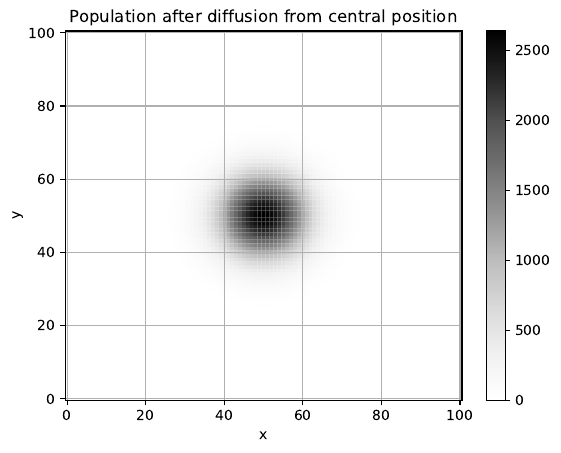

Write the Python code that produced this figure.
######################################################
# Example simulation with
# - diffusion of a single species
# - the species does not breed, evolve or die
#
######################################################
# Import libraries
import os
import sys
import math

# so we can find our ../code no matter how we are called
findbin = os.path.dirname(os.path.realpath(sys.argv[0]))
sys.path.append(findbin + "/../code")

from grid import Grid
from cellDynamics import CellDynamicsLogistic1_1
from spatialDynamics import SpatialDynamics
from populationsAndParameters import PopulationsAndParameters

######################################################
# Setup the 1km x 1km grid with 101 x 101 spatial locations
# The center of this grid is at (x, y) = (50km, 50km)
# The units (km) are arbitrary at this stage, but
# later, the diffusion coefficient must be defined in the
# same units
g1 = Grid(0, 0, 1.0, 101, 101)

######################################################
# define the lifecycle dynamics to be governed by the
# logistic equation.  Since the the species is not
# allowed to breed, evolve or die, this is largely
# irrelevant.  Logistic1_1 is just the simplest
# type of lifecycle that can be made into a "dummy"
# that does not breed, evolve or die.
cell = CellDynamicsLogistic1_1()

######################################################
# Using CellDynamicsLogistic1_1() means that at each
# spatial location there is:
# - 1 population
# - 1 parameter, which is the carrying capacity
# Define the populations and parameters over the grid:
all_pops = PopulationsAndParameters(g1, cell)
# Introduce 1E6 individuals at the center.
# The carrying capacity is set at 1000, but this
# is irrelevant because no lifecycle evolution is
# used in this example
all_pops.setPopulationAndParametersFromXY(50, 50, [1E6, 1000])

######################################################
# put these populations into the spatial structure
spatial = SpatialDynamics(g1, all_pops)

######################################################
# Evolve in time
dt = 0.5 # time step size, with units of days
t = 0
for i in range(201):
   # note the following is commented, so there is no lifecycle evolution
   # spatial.evolveCells(dt)
   # Use the diffusion coefficient 0.3 km^2/day
   # The units are the same as the Grid and dt
   spatial.diffuse(dt, 0.3)
   t += dt

######################################################
# Output useful information
spatial.outputCSV("diffusion_100days.csv", 0, "0", "")
spatial.outputCSVsubset(0, 50, 101, 51, "diffusion_100days_line.csv", 0, "0", "")

######################################################
# Contour and line plots
import numpy as np
import matplotlib.pyplot as plt

xvals, yvals = np.meshgrid(np.linspace(0, 100, 101), np.linspace(0, 100, 101))
data = []
with open("diffusion_100days.csv", "r") as f:
   f.readline()
   f.readline()
   for y in range(101):
      data.append(list(map(float, f.readline().strip().split(","))))
dmin = min([min(d) for d in data])
dmax = max([max(d) for d in data])
fig, ax = plt.subplots()
c = ax.pcolormesh(xvals, yvals, data, cmap = 'Greys', vmin = dmin, vmax = dmax, shading = 'auto')
fig.colorbar(c, ax = ax)
plt.grid()
plt.xlabel("x")
plt.ylabel("y")
plt.title("Population after diffusion from central position")
plt.savefig("diffusion.pdf", bbox_inches = 'tight')
plt.show()
plt.close()

with open("diffusion_100days_line.csv", "r") as f:
   f.readline()
   f.readline()
   data = list(map(float, f.readline().strip().split(",")))

plt.figure()
xvals = np.linspace(0, 100, 101)
plt.plot(xvals, data, linewidth = 3, label = "Mozzie")
plt.plot(xvals, 1E6 * np.exp(-np.power(xvals - 50, 2) / 4 / 0.3 / 100) / 4 / np.pi / 0.3 / 100, 'r--', label = "Analytic solution")
plt.grid()
plt.legend()
plt.xlabel("x")
plt.ylabel("Population")
plt.title("Population along y = 50, after diffusion from central position")
plt.savefig("diffusion_line.pdf", bbox_inches = 'tight')
plt.show()

sys.exit(0)
